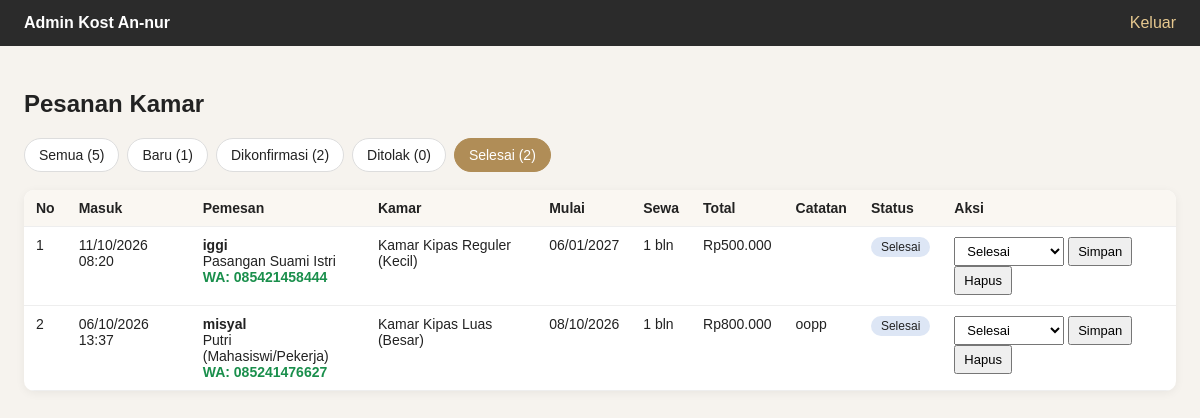
/admin/index.php?status=Selesai (signed in), run on the app's committed database.
### tables this page shows
CREATE TABLE `pesanan` (
  `id` int(11) NOT NULL,
  `tipe_kamar` varchar(100) NOT NULL,
  `nama` varchar(100) NOT NULL,
  `hp` varchar(20) NOT NULL,
  `status_penghuni` varchar(50) NOT NULL,
  `tanggal_mulai` date NOT NULL,
  `durasi` int(11) NOT NULL,
  `catatan` text DEFAULT NULL,
  `total` bigint(20) NOT NULL,
  `status` enum('Baru','Dikonfirmasi','Ditolak','Selesai') NOT NULL DEFAULT 'Baru',
  `dibuat_pada` timestamp NOT NULL DEFAULT current_timestamp()
);

### admin/index.php (the view, shortened to what this page needs)
<?php
require_once __DIR__ . '/../api/db-pesanan.php';
$daftarStatus = ['Baru', 'Dikonfirmasi', 'Ditolak', 'Selesai'];
$filter = $_GET['status'] ?? '';
if (in_array($filter, $daftarStatus, true)) {
    $stmt = $conn->prepare("SELECT * FROM pesanan WHERE status = ? ORDER BY id DESC");
    $stmt->bind_param("s", $filter);
    $stmt->execute();
    $result = $stmt->get_result();
} else {
    $filter = '';
    $result = $conn->query("SELECT * FROM pesanan ORDER BY id DESC");
}
$hitung = array_fill_keys($daftarStatus, 0);
$rs = $conn->query("SELECT status, COUNT(*) AS jml FROM pesanan GROUP BY status");
while ($r = $rs->fetch_assoc()) {
    $hitung[$r['status']] = (int) $r['jml'];
}
function nomor_wa($hp) {
    $n = preg_replace('/\D/', '', $hp);
    if (substr($n, 0, 1) === '0') {
        $n = '62' . substr($n, 1);
    }
    return $n;
}
function rupiah($n) {
    return 'Rp' . number_format($n, 0, ',', '.');
}
?>
<!DOCTYPE html>
<html lang="id">
<head>
</head>
<body>
<header>
    <strong>Admin Kost An-nur</strong>
    <a href="logout.php">Keluar</a>
</header>
<main>
    <h2>Pesanan Kamar</h2>
    <div class="tabs">
        <a href="index.php" class="<?= $filter === '' ? 'on' : '' ?>">Semua (<?= array_sum($hitung) ?>)</a>
        <?php foreach ($daftarStatus as $s): ?>
            <a href="index.php?status=<?= $s ?>" class="<?= $filter === $s ? 'on' : '' ?>"><?= $s ?> (<?= $hitung[$s] ?>)</a>
        <?php endforeach; ?>
    </div>
    <div class="wrap">
        <table>
            <tr>
                <th>No</th>
                <th>Masuk</th>
                <th>Pemesan</th>
                <th>Kamar</th>
                <th>Mulai</th>
                <th>Sewa</th>
                <th>Total</th>
                <th>Catatan</th>
                <th>Status</th>
                <th>Aksi</th>
            </tr>
            <?php
            $no = 1;
            while ($row = $result->fetch_assoc()) :
            ?>
            <tr>
                <td><?= $no++ ?></td>
                <td><?= htmlspecialchars(date('d/m/Y H:i', strtotime($row['dibuat_pada']))) ?></td>
                <td>
                    <strong><?= htmlspecialchars($row['nama']) ?></strong><br>
                    <?= htmlspecialchars($row['status_penghuni']) ?><br>
                    <a class="wa" target="_blank" rel="noopener"
                    href="https://wa.me/<?= nomor_wa($row['hp']) ?>">WA: <?= htmlspecialchars($row['hp']) ?></a>
                </td>
                <td><?= htmlspecialchars($row['tipe_kamar']) ?></td>
                <td><?= htmlspecialchars(date('d/m/Y', strtotime($row['tanggal_mulai']))) ?></td>
                <td><?= (int) $row['durasi'] ?> bln</td>
                <td><?= rupiah($row['total']) ?></td>
                <td><?= htmlspecialchars($row['catatan'] ?? '') ?></td>
                <td><span class="badge <?= htmlspecialchars($row['status']) ?>"><?= htmlspecialchars($row['status']) ?></span></td>
                <td>
                    <form class="inline" action="ubah-status.php" method="post">
                        <select name="status">
                            <?php foreach ($daftarStatus as $s): ?>
                                <option value="<?= $s ?>" <?= $row['status'] === $s ? 'selected' : '' ?>><?= $s ?></option>
                            <?php endforeach; ?>
                        </select>
                        <button type="submit">Simpan</button>
                    </form>
                    <form class="inline" action="hapus.php" method="post"
                        onsubmit="return confirm('Yakin hapus pesanan ini?');">
                        <button type="submit">Hapus</button>
                    </form>
                </td>
            </tr>
            <?php endwhile; ?>
        </table>
    </div>
</main>
</body>
</html>

### admin/index.php (style rules this page uses)
body { font-family: Arial, sans-serif; margin: 0; background: #f6f3ee; color: #222; }
header { background: #2b2b2b; color: #fff; padding: 14px 24px; display: flex; justify-content: space-between; align-items: center; }
header a { color: #e6c88f; text-decoration: none; }
main { padding: 24px; max-width: 1200px; margin: 0 auto; }
.tabs { display: flex; gap: 8px; flex-wrap: wrap; margin-bottom: 18px; }
.tabs a { padding: 8px 14px; border-radius: 20px; background: #fff; border: 1px solid #ddd; color: #222; text-decoration: none; font-size: 14px; }
.tabs a.on { background: #b08d57; color: #fff; border-color: #b08d57; }
.wrap { overflow-x: auto; background: #fff; border-radius: 10px; box-shadow: 0 2px 10px rgba(0,0,0,.06); }
table { border-collapse: collapse; width: 100%; min-width: 900px; }
th, td { padding: 10px 12px; border-bottom: 1px solid #eee; text-align: left; font-size: 14px; vertical-align: top; }
th { background: #faf7f2; }
.badge { display: inline-block; padding: 3px 10px; border-radius: 12px; font-size: 12px; }
.Selesai { background: #dde6f5; }
form.inline { display: inline; margin: 0; }
select, button { font: inherit; font-size: 13px; padding: 5px 8px; }
.wa { color: #1a8f4c; text-decoration: none; font-weight: 600; }

### data on the page
pesanan: dibuat_pada "11/10/2026 08:20", nama "iggi", status_penghuni "Pasangan Suami Istri", hp "085421458444", tipe_kamar "Kamar Kipas Reguler (Kecil)", tanggal_mulai "06/01/2027", durasi "1", total "Rp500.000", status "Selesai"
pesanan: dibuat_pada "06/10/2026 13:37", nama "misyal", status_penghuni "Putri (Mahasiswi/Pekerja)", hp "085241476627", tipe_kamar "Kamar Kipas Luas (Besar)", tanggal_mulai "08/10/2026", durasi "1", total "Rp800.000", catatan "oopp", status "Selesai"

### other printed values
array_sum($hitung) "5"
$s "Baru"
$hitung[$s] "1"
$s "Dikonfirmasi"
$hitung[$s] "2"
$s "Ditolak"
$hitung[$s] "0"
$s "Selesai"
